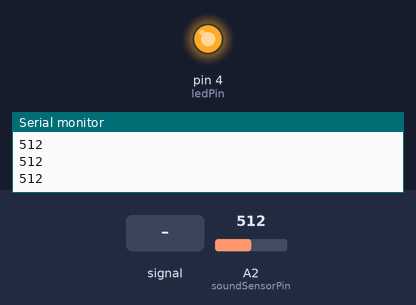
Bench run of a sketch on a simulated Arduino Uno, built with avr-gcc and run on an emulated ATmega328P. Parts: output pins drawn as LEDs (lit = HIGH), the last lines printed to the serial monitor. Dashed ring = blinking. The inputs (shaded band) are chosen by the test bench; at power-on: A2 (soundSensorPin) = 512.

Above: at 1.2 s.
1.3 s: A2 (soundSensorPin) fed a 1000 Hz sine of ±255 counts around its level
At 3.5 s:
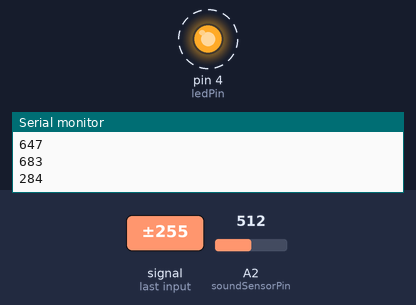
4.3 s: A2 (soundSensorPin) set to 716
At 4.8 s:
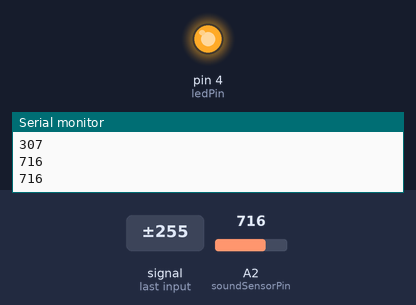
5.8 s: A2 (soundSensorPin) set to 289
7.3 s: A2 (soundSensorPin) set to 267
At 8.2 s:
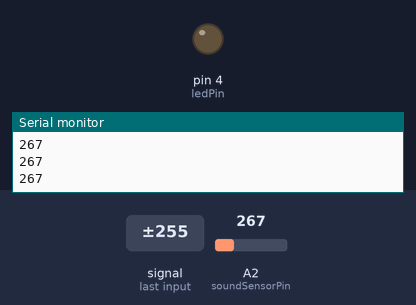
8.9 s: A2 (soundSensorPin) set to 285
At 9.6 s:
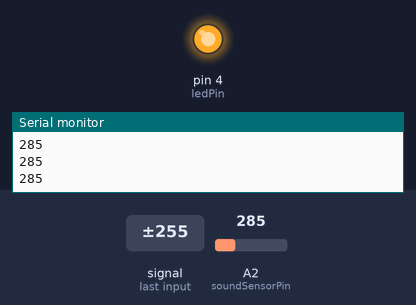
Timing chart, 0 to 11.4 s (numbered marks = the images above; inputs shaded):
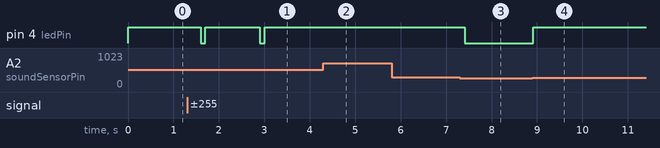

The sketch:

sound_induct_led.ino
```cpp
const int soundSensorPin = A2;
const int ledPin = 4;
int sensorValue = 0;
int outputValue = 0;

void setup() {
  // put your setup code here, to run once:
  pinMode(ledPin,OUTPUT);
  pinMode(soundSensorPin,INPUT);
  Serial.begin(9600);
}

void loop() {
  // put your main code here, to run repeatedly:
  sensorValue = analogRead(soundSensorPin);
  Serial.println(sensorValue);
  if (sensorValue > 275) {
    digitalWrite(ledPin,HIGH);
    delay(100);
  } else {
    digitalWrite(ledPin,LOW);
  }
  delay(100);
}
```

Measured:
- the behaviour switches between 276 and 275 on A2 (soundSensorPin) (found by bisection; images 2 and 3)
- after the input at 1.3 s, pin 4 (ledPin): alternates HIGH for 1.2 s and LOW for 0.10 s, starting after 0.30 s
- after the input at 4.3 s, pin 4 (ledPin): stays HIGH (without the input it goes to LOW after 0.51 s)
- after the input at 7.3 s, pin 4 (ledPin): HIGH → LOW after 0.11 s
- after the input at 8.9 s, pin 4 (ledPin): LOW → HIGH at once
